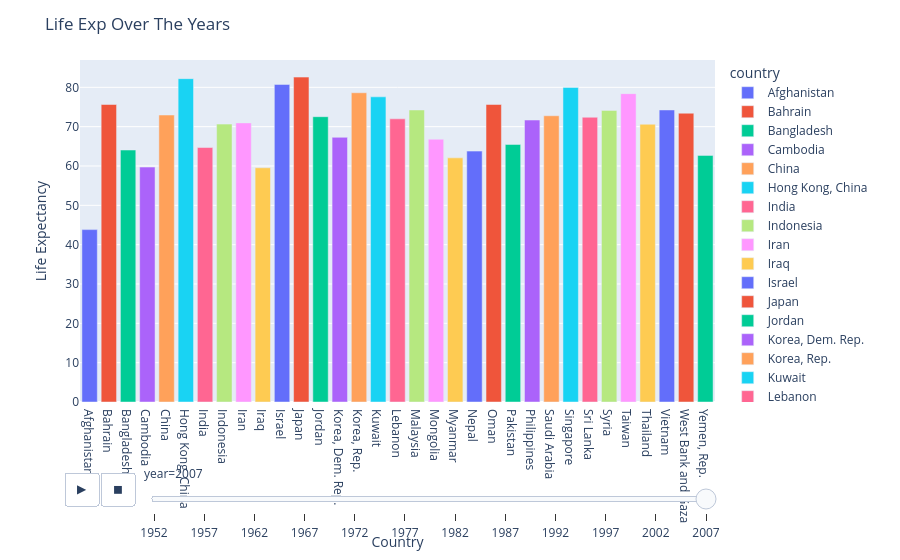

The code cell stored with this chart in its notebook:
### Code cell
fig = px.bar(df_f,x='country',y='lifeExp',color='country',
             animation_frame = 'year')
fig.update_layout(title="Life Exp Over The Years",
                  xaxis_title="Country",
                  yaxis_title="Life Expectancy",)
fig

### Figure 1 — Plotly figure (JSON) as saved in the notebook; plotly's stock layout.template omitted (floating-point values rounded to 4 significant figures)
{"data": [{"alignmentgroup": "True", "hovertemplate": "country=%{x}<br>year=2007<br>lifeExp=%{y}<extra></extra>", "legendgroup": "Afghanistan", "marker": {"color": "#636efa", "pattern": {"shape": ""}}, "name": "Afghanistan", "offsetgroup": "Afghanistan", "orientation": "v", "showlegend": true, "textposition": "auto", "type": "bar", "x": ["Afghanistan"], "xaxis": "x", "y": [43.83], "yaxis": "y"}, {"alignmentgroup": "True", "hovertemplate": "country=%{x}<br>year=2007<br>lifeExp=%{y}<extra></extra>", "legendgroup": "Bahrain", "marker": {"color": "#EF553B", "pattern": {"shape": ""}}, "name": "Bahrain", "offsetgroup": "Bahrain", "orientation": "v", "showlegend": true, "textposition": "auto", "type": "bar", "x": ["Bahrain"], "xaxis": "x", "y": [75.64], "yaxis": "y"}, {"alignmentgroup": "True", "hovertemplate": "country=%{x}<br>year=2007<br>lifeExp=%{y}<extra></extra>", "legendgroup": "Bangladesh", "marker": {"color": "#00cc96", "pattern": {"shape": ""}}, "name": "Bangladesh", "offsetgroup": "Bangladesh", "orientation": "v", "showlegend": true, "textposition": "auto", "type": "bar", "x": ["Bangladesh"], "xaxis": "x", "y": [64.06], "yaxis": "y"}, {"alignmentgroup": "True", "hovertemplate": "country=%{x}<br>year=2007<br>lifeExp=%{y}<extra></extra>", "legendgroup": "Cambodia", "marker": {"color": "#ab63fa", "pattern": {"shape": ""}}, "name": "Cambodia", "offsetgroup": "Cambodia", "orientation": "v", "showlegend": true, "textposition": "auto", "type": "bar", "x": ["Cambodia"], "xaxis": "x", "y": [59.72], "yaxis": "y"}, {"alignmentgroup": "True", "hovertemplate": "country=%{x}<br>year=2007<br>lifeExp=%{y}<extra></extra>", "legendgroup": "China", "marker": {"color": "#FFA15A", "pattern": {"shape": ""}}, "name": "China", "offsetgroup": "China", "orientation": "v", "showlegend": true, "textposition": "auto", "type": "bar", "x": ["China"], "xaxis": "x", "y": [72.96], "yaxis": "y"}, {"alignmentgroup": "True", "hovertemplate": "country=%{x}<br>year=2007<br>lifeExp=%{y}<extra></extra>", "legendgroup": "Hong Kong, China", "marker": {"color": "#19d3f3", "pattern": {"shape": ""}}, "name": "Hong Kong, China", "offsetgroup": "Hong Kong, China", "orientation": "v", "showlegend": true, "textposition": "auto", "type": "bar", "x": ["Hong Kong, China"], "xaxis": "x", "y": [82.21], "yaxis": "y"}, {"alignmentgroup": "True", "hovertemplate": "country=%{x}<br>year=2007<br>lifeExp=%{y}<extra></extra>", "legendgroup": "India", "marker": {"color": "#FF6692", "pattern": {"shape": ""}}, "name": "India", "offsetgroup": "India", "orientation": "v", "showlegend": true, "textposition": "auto", "type": "bar", "x": ["India"], "xaxis": "x", "y": [64.7], "yaxis": "y"}, {"alignmentgroup": "True", "hovertemplate": "country=%{x}<br>year=2007<br>lifeExp=%{y}<extra></extra>", "legendgroup": "Indonesia", "marker": {"color": "#B6E880", "pattern": {"shape": ""}}, "name": "Indonesia", "offsetgroup": "Indonesia", "orientation": "v", "showlegend": true, "textposition": "auto", "type": "bar", "x": ["Indonesia"], "xaxis": "x", "y": [70.65], "yaxis": "y"}, {"alignmentgroup": "True", "hovertemplate": "country=%{x}<br>year=2007<br>lifeExp=%{y}<extra></extra>", "legendgroup": "Iran", "marker": {"color": "#FF97FF", "pattern": {"shape": ""}}, "name": "Iran", "offsetgroup": "Iran", "orientation": "v", "showlegend": true, "textposition": "auto", "type": "bar", "x": ["Iran"], "xaxis": "x", "y": [70.96], "yaxis": "y"}, {"alignmentgroup": "True", "hovertemplate": "country=%{x}<br>year=2007<br>lifeExp=%{y}<extra></extra>", "legendgroup": "Iraq", "marker": {"color": "#FECB52", "pattern": {"shape": ""}}, "name": "Iraq", "offsetgroup": "Iraq", "orientation": "v", "showlegend": true, "textposition": "auto", "type": "bar", "x": ["Iraq"], "xaxis": "x", "y": [59.55], "yaxis": "y"}, {"alignmentgroup": "True", "hovertemplate": "country=%{x}<br>year=2007<br>lifeExp=%{y}<extra></extra>", "legendgroup": "Israel", "marker": {"color": "#636efa", "pattern": {"shape": ""}}, "name": "Israel", "offsetgroup": "Israel", "orientation": "v", "showlegend": true, "textposition": "auto", "type": "bar", "x": ["Israel"], "xaxis": "x", "y": [80.75], "yaxis": "y"}, {"alignmentgroup": "True", "hovertemplate": "country=%{x}<br>year=2007<br>lifeExp=%{y}<extra></extra>", "legendgroup": "Japan", "marker": {"color": "#EF553B", "pattern": {"shape": ""}}, "name": "Japan", "offsetgroup": "Japan", "orientation": "v", "showlegend": true, "textposition": "auto", "type": "bar", "x": ["Japan"], "xaxis": "x", "y": [82.6], "yaxis": "y"}, {"alignmentgroup": "True", "hovertemplate": "country=%{x}<br>year=2007<br>lifeExp=%{y}<extra></extra>", "legendgroup": "Jordan", "marker": {"color": "#00cc96", "pattern": {"shape": ""}}, "name": "Jordan", "offsetgroup": "Jordan", "orientation": "v", "showlegend": true, "textposition": "auto", "type": "bar", "x": ["Jordan"], "xaxis": "x", "y": [72.53], "yaxis": "y"}, {"alignmentgroup": "True", "hovertemplate": "country=%{x}<br>year=2007<br>lifeExp=%{y}<extra></extra>", "legendgroup": "Korea, Dem. Rep.", "marker": {"color": "#ab63fa", "pattern": {"shape": ""}}, "name": "Korea, Dem. Rep.", "offsetgroup": "Korea, Dem. Rep.", "orientation": "v", "showlegend": true, "textposition": "auto", "type": "bar", "x": ["Korea, Dem. Rep."], "xaxis": "x", "y": [67.3], "yaxis": "y"}, {"alignmentgroup": "True", "hovertemplate": "country=%{x}<br>year=2007<br>lifeExp=%{y}<extra></extra>", "legendgroup": "Korea, Rep.", "marker": {"color": "#FFA15A", "pattern": {"shape": ""}}, "name": "Korea, Rep.", "offsetgroup": "Korea, Rep.", "orientation": "v", "showlegend": true, "textposition": "auto", "type": "bar", "x": ["Korea, Rep."], "xaxis": "x", "y": [78.62], "yaxis": "y"}, {"alignmentgroup": "True", "hovertemplate": "country=%{x}<br>year=2007<br>lifeExp=%{y}<extra></extra>", "legendgroup": "Kuwait", "marker": {"color": "#19d3f3", "pattern": {"shape": ""}}, "name": "Kuwait", "offsetgroup": "Kuwait", "orientation": "v", "showlegend": true, "textposition": "auto", "type": "bar", "x": ["Kuwait"], "xaxis": "x", "y": [77.59], "yaxis": "y"}, {"alignmentgroup": "True", "hovertemplate": "country=%{x}<br>year=2007<br>lifeExp=%{y}<extra></extra>", "legendgroup": "Lebanon", "marker": {"color": "#FF6692", "pattern": {"shape": ""}}, "name": "Lebanon", "offsetgroup": "Lebanon", "orientation": "v", "showlegend": true, "textposition": "auto", "type": "bar", "x": ["Lebanon"], "xaxis": "x", "y": [71.99], "yaxis": "y"}, {"alignmentgroup": "True", "hovertemplate": "country=%{x}<br>year=2007<br>lifeExp=%{y}<extra></extra>", "legendgroup": "Malaysia", "marker": {"color": "#B6E880", "pattern": {"shape": ""}}, "name": "Malaysia", "offsetgroup": "Malaysia", "orientation": "v", "showlegend": true, "textposition": "auto", "type": "bar", "x": ["Malaysia"], "xaxis": "x", "y": [74.24], "yaxis": "y"}, {"alignmentgroup": "True", "hovertemplate": "country=%{x}<br>year=2007<br>lifeExp=%{y}<extra></extra>", "legendgroup": "Mongolia", "marker": {"color": "#FF97FF", "pattern": {"shape": ""}}, "name": "Mongolia", "offsetgroup": "Mongolia", "orientation": "v", "showlegend": true, "textposition": "auto", "type": "bar", "x": ["Mongolia"], "xaxis": "x", "y": [66.8], "yaxis": "y"}, {"alignmentgroup": "True", "hovertemplate": "country=%{x}<br>year=2007<br>lifeExp=%{y}<extra></extra>", "legendgroup": "Myanmar", "marker": {"color": "#FECB52", "pattern": {"shape": ""}}, "name": "Myanmar", "offsetgroup": "Myanmar", "orientation": "v", "showlegend": true, "textposition": "auto", "type": "bar", "x": ["Myanmar"], "xaxis": "x", "y": [62.07], "yaxis": "y"}, {"alignmentgroup": "True", "hovertemplate": "country=%{x}<br>year=2007<br>lifeExp=%{y}<extra></extra>", "legendgroup": "Nepal", "marker": {"color": "#636efa", "pattern": {"shape": ""}}, "name": "Nepal", "offsetgroup": "Nepal", "orientation": "v", "showlegend": true, "textposition": "auto", "type": "bar", "x": ["Nepal"], "xaxis": "x", "y": [63.78], "yaxis": "y"}, {"alignmentgroup": "True", "hovertemplate": "country=%{x}<br>year=2007<br>lifeExp=%{y}<extra></extra>", "legendgroup": "Oman", "marker": {"color": "#EF553B", "pattern": {"shape": ""}}, "name": "Oman", "offsetgroup": "Oman", "orientation": "v", "showlegend": true, "textposition": "auto", "type": "bar", "x": ["Oman"], "xaxis": "x", "y": [75.64], "yaxis": "y"}, {"alignmentgroup": "True", "hovertemplate": "country=%{x}<br>year=2007<br>lifeExp=%{y}<extra></extra>", "legendgroup": "Pakistan", "marker": {"color": "#00cc96", "pattern": {"shape": ""}}, "name": "Pakistan", "offsetgroup": "Pakistan", "orientation": "v", "showlegend": true, "textposition": "auto", "type": "bar", "x": ["Pakistan"], "xaxis": "x", "y": [65.48], "yaxis": "y"}, {"alignmentgroup": "True", "hovertemplate": "country=%{x}<br>year=2007<br>lifeExp=%{y}<extra></extra>", "legendgroup": "Philippines", "marker": {"color": "#ab63fa", "pattern": {"shape": ""}}, "name": "Philippines", "offsetgroup": "Philippines", "orientation": "v", "showlegend": true, "textposition": "auto", "type": "bar", "x": ["Philippines"], "xaxis": "x", "y": [71.69], "yaxis": "y"}, {"alignmentgroup": "True", "hovertemplate": "country=%{x}<br>year=2007<br>lifeExp=%{y}<extra></extra>", "legendgroup": "Saudi Arabia", "marker": {"color": "#FFA15A", "pattern": {"shape": ""}}, "name": "Saudi Arabia", "offsetgroup": "Saudi Arabia", "orientation": "v", "showlegend": true, "textposition": "auto", "type": "bar", "x": ["Saudi Arabia"], "xaxis": "x", "y": [72.78], "yaxis": "y"}, {"alignmentgroup": "True", "hovertemplate": "country=%{x}<br>year=2007<br>lifeExp=%{y}<extra></extra>", "legendgroup": "Singapore", "marker": {"color": "#19d3f3", "pattern": {"shape": ""}}, "name": "Singapore", "offsetgroup": "Singapore", "orientation": "v", "showlegend": true, "textposition": "auto", "type": "bar", "x": ["Singapore"], "xaxis": "x", "y": [79.97], "yaxis": "y"}, {"alignmentgroup": "True", "hovertemplate": "country=%{x}<br>year=2007<br>lifeExp=%{y}<extra></extra>", "legendgroup": "Sri Lanka", "marker": {"color": "#FF6692", "pattern": {"shape": ""}}, "name": "Sri Lanka", "offsetgroup": "Sri Lanka", "orientation": "v", "showlegend": true, "textposition": "auto", "type": "bar", "x": ["Sri Lanka"], "xaxis": "x", "y": [72.4], "yaxis": "y"}, {"alignmentgroup": "True", "hovertemplate": "country=%{x}<br>year=2007<br>lifeExp=%{y}<extra></extra>", "legendgroup": "Syria", "marker": {"color": "#B6E880", "pattern": {"shape": ""}}, "name": "Syria", "offsetgroup": "Syria", "orientation": "v", "showlegend": true, "textposition": "auto", "type": "bar", "x": ["Syria"], "xaxis": "x", "y": [74.14], "yaxis": "y"}, {"alignmentgroup": "True", "hovertemplate": "country=%{x}<br>year=2007<br>lifeExp=%{y}<extra></extra>", "legendgroup": "Taiwan", "marker": {"color": "#FF97FF", "pattern": {"shape": ""}}, "name": "Taiwan", "offsetgroup": "Taiwan", "orientation": "v", "showlegend": true, "textposition": "auto", "type": "bar", "x": ["Taiwan"], "xaxis": "x", "y": [78.4], "yaxis": "y"}, {"alignmentgroup": "True", "hovertemplate": "country=%{x}<br>year=2007<br>lifeExp=%{y}<extra></extra>", "legendgroup": "Thailand", "marker": {"color": "#FECB52", "pattern": {"shape": ""}}, "name": "Thailand", "offsetgroup": "Thailand", "orientation": "v", "showlegend": true, "textposition": "auto", "type": "bar", "x": ["Thailand"], "xaxis": "x", "y": [70.62], "yaxis": "y"}, {"alignmentgroup": "True", "hovertemplate": "country=%{x}<br>year=2007<br>lifeExp=%{y}<extra></extra>", "legendgroup": "Vietnam", "marker": {"color": "#636efa", "pattern": {"shape": ""}}, "name": "Vietnam", "offsetgroup": "Vietnam", "orientation": "v", "showlegend": true, "textposition": "auto", "type": "bar", "x": ["Vietnam"], "xaxis": "x", "y": [74.25], "yaxis": "y"}, {"alignmentgroup": "True", "hovertemplate": "country=%{x}<br>year=2007<br>lifeExp=%{y}<extra></extra>", "legendgroup": "West Bank and Gaza", "marker": {"color": "#EF553B", "pattern": {"shape": ""}}, "name": "West Bank and Gaza", "offsetgroup": "West Bank and Gaza", "orientation": "v", "showlegend": true, "textposition": "auto", "type": "bar", "x": ["West Bank and Gaza"], "xaxis": "x", "y": [73.42], "yaxis": "y"}, {"alignmentgroup": "True", "hovertemplate": "country=%{x}<br>year=2007<br>lifeExp=%{y}<extra></extra>", "legendgroup": "Yemen, Rep.", "marker": {"color": "#00cc96", "pattern": {"shape": ""}}, "name": "Yemen, Rep.", "offsetgroup": "Yemen, Rep.", "orientation": "v", "showlegend": true, "textposition": "auto", "type": "bar", "x": ["Yemen, Rep."], "xaxis": "x", "y": [62.7], "yaxis": "y"}], "layout": {"autosize": true, "barmode": "relative", "legend": {"title": {"text": "country"}, "tracegroupgap": 0}, "margin": {"t": 60}, "sliders": [{"active": 11, "currentvalue": {"prefix": "year="}, "len": 0.9, "pad": {"b": 10, "t": 60}, "steps": [{"args": [["1952"], {"frame": {"duration": 0, "redraw": true}, "fromcurrent": true, "mode": "immediate", "transition": {"duration": 0, "easing": "linear"}}], "label": "1952", "method": "animate"}, {"args": [["1957"], {"frame": {"duration": 0, "redraw": true}, "fromcurrent": true, "mode": "immediate", "transition": {"duration": 0, "easing": "linear"}}], "label": "1957", "method": "animate"}, {"args": [["1962"], {"frame": {"duration": 0, "redraw": true}, "fromcurrent": true, "mode": "immediate", "transition": {"duration": 0, "easing": "linear"}}], "label": "1962", "method": "animate"}, {"args": [["1967"], {"frame": {"duration": 0, "redraw": true}, "fromcurrent": true, "mode": "immediate", "transition": {"duration": 0, "easing": "linear"}}], "label": "1967", "method": "animate"}, {"args": [["1972"], {"frame": {"duration": 0, "redraw": true}, "fromcurrent": true, "mode": "immediate", "transition": {"duration": 0, "easing": "linear"}}], "label": "1972", "method": "animate"}, {"args": [["1977"], {"frame": {"duration": 0, "redraw": true}, "fromcurrent": true, "mode": "immediate", "transition": {"duration": 0, "easing": "linear"}}], "label": "1977", "method": "animate"}, {"args": [["1982"], {"frame": {"duration": 0, "redraw": true}, "fromcurrent": true, "mode": "immediate", "transition": {"duration": 0, "easing": "linear"}}], "label": "1982", "method": "animate"}, {"args": [["1987"], {"frame": {"duration": 0, "redraw": true}, "fromcurrent": true, "mode": "immediate", "transition": {"duration": 0, "easing": "linear"}}], "label": "1987", "method": "animate"}, {"args": [["1992"], {"frame": {"duration": 0, "redraw": true}, "fromcurrent": true, "mode": "immediate", "transition": {"duration": 0, "easing": "linear"}}], "label": "1992", "method": "animate"}, {"args": [["1997"], {"frame": {"duration": 0, "redraw": true}, "fromcurrent": true, "mode": "immediate", "transition": {"duration": 0, "easing": "linear"}}], "label": "1997", "method": "animate"}, {"args": [["2002"], {"frame": {"duration": 0, "redraw": true}, "fromcurrent": true, "mode": "immediate", "transition": {"duration": 0, "easing": "linear"}}], "label": "2002", "method": "animate"}, {"args": [["2007"], {"frame": {"duration": 0, "redraw": true}, "fromcurrent": true, "mode": "immediate", "transition": {"duration": 0, "easing": "linear"}}], "label": "2007", "method": "animate"}], "x": 0.1, "xanchor": "left", "y": 0, "yanchor": "top"}], "title": {"text": "Life Exp Over The Years"}, "updatemenus": [{"active": 0, "buttons": [{"args": [null, {"frame": {"duration": 500, "redraw": true}, "fromcurrent": true, "mode": "immediate", "transition": {"duration": 500, "easing": "linear"}}], "label": "&#9654;", "method": "animate"}, {"args": [[null], {"frame": {"duration": 0, "redraw": true}, "fromcurrent": true, "mode": "immediate", "transition": {"duration": 0, "easing": "linear"}}], "label": "&#9724;", "method": "animate"}], "direction": "left", "pad": {"r": 10, "t": 70}, "showactive": false, "type": "buttons", "x": 0.1, "xanchor": "right", "y": 0, "yanchor": "top"}], "xaxis": {"anchor": "y", "autorange": true, "categoryarray": ["Afghanistan", "Bahrain", "Bangladesh", "Cambodia", "China", "Hong Kong, China", "India", "Indonesia", "Iran", "Iraq", "Israel", "Japan", "Jordan", "Korea, Dem. Rep.", "Korea, Rep.", "Kuwait", "Lebanon", "Malaysia", "Mongolia", "Myanmar", "Nepal", "Oman", "Pakistan", "Philippines", "Saudi Arabia", "Singapore", "Sri Lanka", "Syria", "Taiwan", "Thailand", "Vietnam", "West Bank and Gaza", "Yemen, Rep."], "categoryorder": "array", "domain": [0, 1], "range": [-0.5, 32.5], "title": {"text": "Country"}, "type": "category"}, "yaxis": {"anchor": "x", "autorange": true, "domain": [0, 1], "range": [0, 86.95], "title": {"text": "Life Expectancy"}, "type": "linear"}}}
